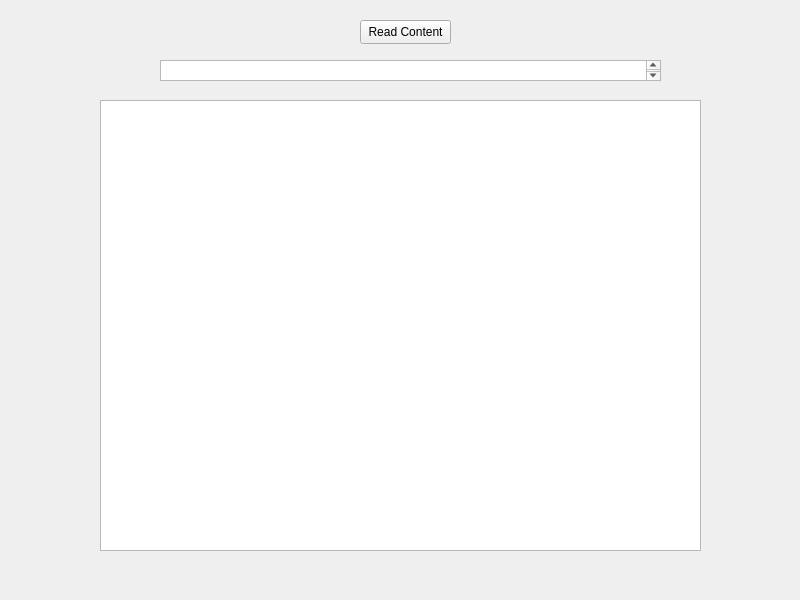
<?xml version="1.0" encoding="UTF-8"?>
<ui version="4.0">
 <class>MainWindow</class>
 <widget class="QMainWindow" name="MainWindow">
  <property name="geometry">
   <rect>
    <x>0</x>
    <y>0</y>
    <width>800</width>
    <height>600</height>
   </rect>
  </property>
  <property name="windowTitle">
   <string>MainWindow</string>
  </property>
  <widget class="QWidget" name="centralwidget">
   <widget class="QPushButton" name="readContent">
    <property name="geometry">
     <rect>
      <x>360</x>
      <y>20</y>
      <width>91</width>
      <height>24</height>
     </rect>
    </property>
    <property name="text">
     <string>Read Content</string>
    </property>
   </widget>
   <widget class="QPlainTextEdit" name="text">
    <property name="geometry">
     <rect>
      <x>100</x>
      <y>100</y>
      <width>601</width>
      <height>451</height>
     </rect>
    </property>
   </widget>
   <widget class="QPlainTextEdit" name="plainTextEdit">
    <property name="geometry">
     <rect>
      <x>160</x>
      <y>60</y>
      <width>501</width>
      <height>21</height>
     </rect>
    </property>
   </widget>
  </widget>
 </widget>
 <resources/>
 <connections/>
</ui>
